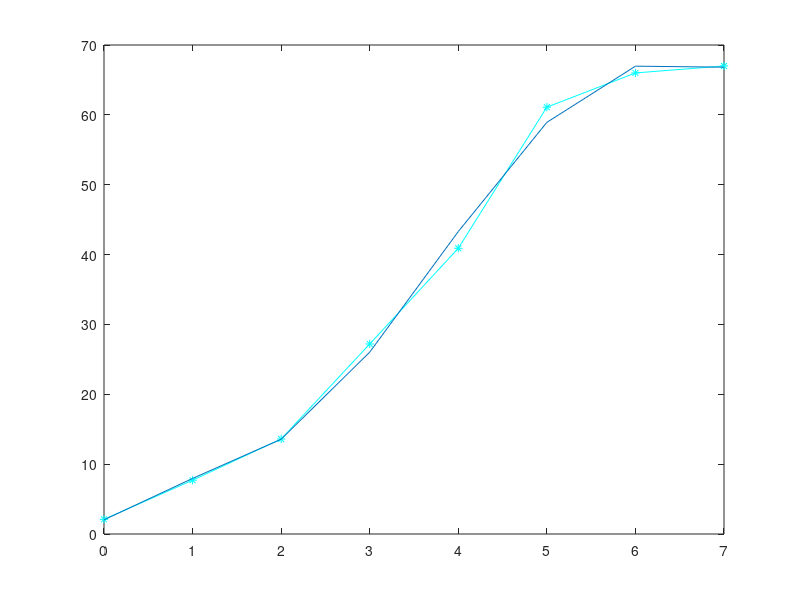

The MATLAB script that drew this image:
clc 
clear all
close all
%order input
d=input('order=');
%test data
x=(0:7);
y=[2.1 7.7 13.6 27.2 40.9 61.1 66 67 ];
%---
%a matrix
for m=1:d+1;
    for s=1:d+1
        a(m,s)=sum(x.^(m+s-2));
    end
end
%b matrix
for m=1:d+1
    b(m,1)=sum((x.^(m-1).*y));
end
%solve of a0,a1,a2.....an .
ans=linsolve(a,b)
k=ans';
aa=fliplr(k);
ym=polyval(aa,x);
plot(x,y,'c-*')
hold on
plot(x,ym)
